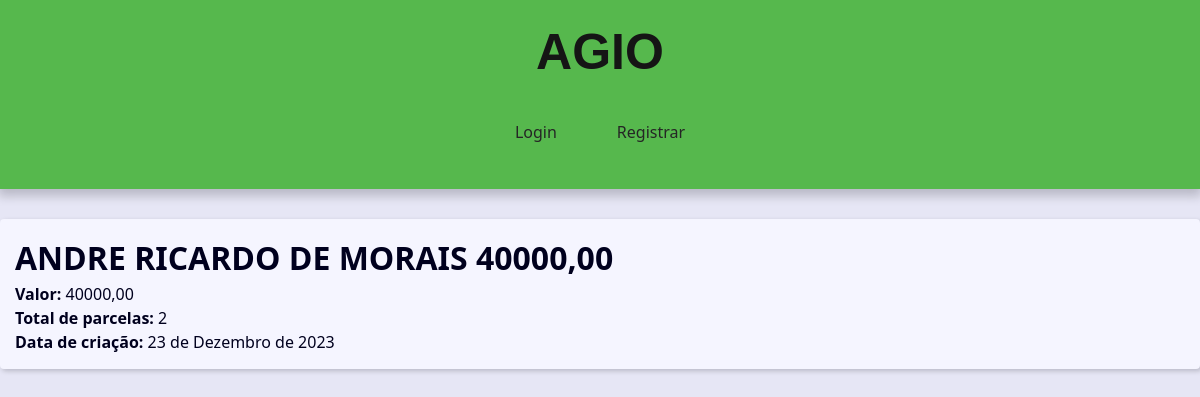
Screenshot of /loan/2/detail/ with the database file from the repository.
### contact/models.py (models this page shows, shortened)
class Loan(models.Model):
    class Meta:
        verbose_name_plural = 'Emprestimos'
        verbose_name = 'Emprestimo'
    total_amount = models.DecimalField(max_digits=10, decimal_places=2)
    loan_date = models.DateField(default=timezone.now)
    total_installments = models.IntegerField()
    owner = models.ForeignKey(Contact, on_delete=models.SET_NULL, null=True)

class Contact(models.Model):
    class Meta:
        verbose_name_plural = 'Usuarios'
        verbose_name = 'Usuario'
    first_name = models.CharField(max_length=50, verbose_name='Nome')
    last_name = models.CharField(max_length=50, blank=True,
                                  verbose_name='Sobrenome')
    phone = models.CharField(max_length=50, verbose_name='Telefone')
    email = models.EmailField(max_length=254, verbose_name='Email')
    created_date = models.DateTimeField(default=timezone.now)
    description = models.TextField(blank=True, verbose_name='Descrição')
    show = models.BooleanField(default=True)
    picture = models.ImageField(upload_to='pictures/%Y/%m/%d', blank=True, verbose_name='Imagem')
    owner = models.ForeignKey(User, on_delete=models.SET_NULL,
                              blank=True, null=True)
    def __str__(self) -> str:
        return f'{self.first_name} {self.last_name}'

### contact/views/contact_forms.py (the view)
# urls.py: path('loan/<int:loan_id>/detail/', views.loan, name='loan'),
def loan(request, loan_id):
    single_loan = get_object_or_404(Loan, pk=loan_id,)
    context = {
        'loan': single_loan,
        }
    return render(request, 'contact/loan.html', context)

### contact/templates/contact/loan.html (shortened to what this page needs)
{% extends 'base.html' %}
{% block content %}
  <div class="single-loan">
    <h1 class="single-loan">
      {{ loan.owner }} {{ loan.total_amount }}
    </h1>
    <p><b>Valor:</b> {{ loan.total_amount }}</p>
    <p><b>Total de parcelas:</b> {{ loan.total_installments}}</p>
    <p><b>Data de criação:</b> {{ loan.loan_date }}</p>
    </div>
{% endblock content %}

### base_static/global/css/style.css (style rules this page uses)
:root { --spacing: 1.5rem; --link-dark-color: rgb(0, 83, 134); --link-light-color: rgb(156, 217, 255); --clr-white: rgb(245, 245, 255); --clr-black: rgb(0, 0, 30); --clr-light-gray: rgb(230, 230, 245); --clr-dark-shadow-5: rgba(0, 0, 10, 5%); --clr-dark-shadow-10: rgba(0, 0, 10, 10%); --clr-dark-shadow-20: rgba(0, 0, 10, 20%); --clr-light-shadow-5: rgba(200, 200, 255, 5%); --clr-light-shadow-10: rgba(200, 200, 255, 10%); --clr-light-shadow-20: rgba(200, 200, 255, 20%); --main-page-width: 120rem; --table-min-width: 60rem; --biggest-font-size: 5rem; --bigger-font-size: 4rem; --big-font-size: 3.2rem; --medium-font-size: 2.4rem; --small-font-size: 1.6rem; --smaller-font-size: 1.4rem; --smallest-font-size: 1.2rem; --transition-fast: 300ms; --transition-medium: 600ms; --transition-slow: 1s; --default-border-radius: 4px; }
*, *::before, *::after { margin: 0; padding: 0; box-sizing: border-box; }
html { font-size: 62.5%; }
body { font-family: system-ui, -apple-system, BlinkMacSystemFont, 'Segoe UI', Roboto, Oxygen, Ubuntu, Cantarell, 'Open Sans', 'Helvetica Neue', sans-serif; line-height: 1.5; font-size: var(--small-font-size); color: var(--clr-black); -webkit-font-smoothing: antialiased; background: var(--clr-light-gray); }

### rows the page displays
Loan: owner "ANDRE RICARDO DE MORAIS", total_amount "40000,00", total_installments "2", loan_date "23 de Dezembro de 2023"
